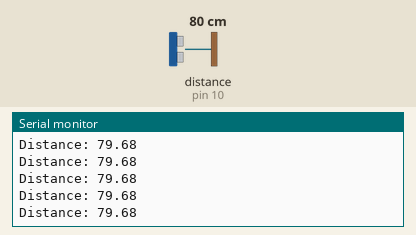
The sketch below on a simulated Arduino Uno, built with avr-gcc and run on an emulated ATmega328P. On the bench: the last lines printed to the serial monitor. Wiring (inferred from the names in the program): ultrasonic range finder: trigger pin 9; echo pin 10. Inputs (shaded band) come from the test bench; at power-on: distance to the obstacle (sensor on pin 10) 80 cm. The echo pulse lasts 58.3 µs per cm.

Above: at 1.2 s.
1.3 s: distance to the obstacle (sensor on pin 10) set to 2 cm
At 1.35 s:
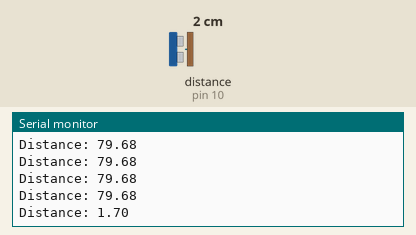
4.3 s: distance to the obstacle (sensor on pin 10) set to 60 cm
At 4.36 s:
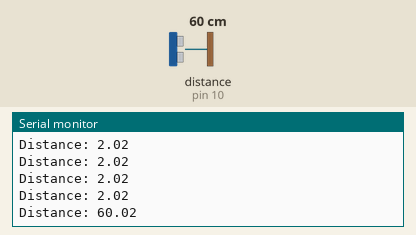
Timing chart, 0 to 7.3 s (numbered marks = the images above; inputs shaded):
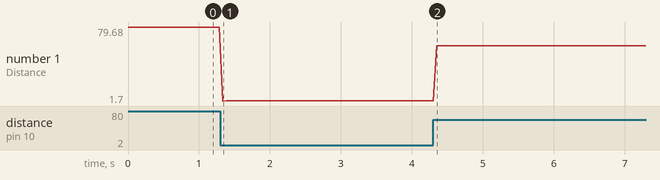

Measured:
- after the input at 1.3 s, the serial monitor: prints a new line at once (image 1)
- after the input at 4.3 s, the serial monitor: prints a new line after 0.05 s (image 2)
- plotted number 1: 79.68 → 2.02 after the input at 1.3 s, 2.02 → 59 after the input at 4.3 s

The sketch:

ultrasound_sensor.ino
```cpp
const int tp = 9;
const int ep = 10;

float dtime, dist;

void setup() {
  pinMode(tp, OUTPUT);
  pinMode(ep, INPUT);
  Serial.begin(9600);
}

void loop() {
  digitalWrite(tp, LOW);
  delayMicroseconds(2);
  digitalWrite(tp, HIGH);
  delayMicroseconds(10);
  digitalWrite(tp, LOW);

  dtime = pulseIn(ep, HIGH);
  dist = (dtime*.0343)/2;
  Serial.print("Distance: ");
  Serial.println(dist);
  delay(50);
}
```
